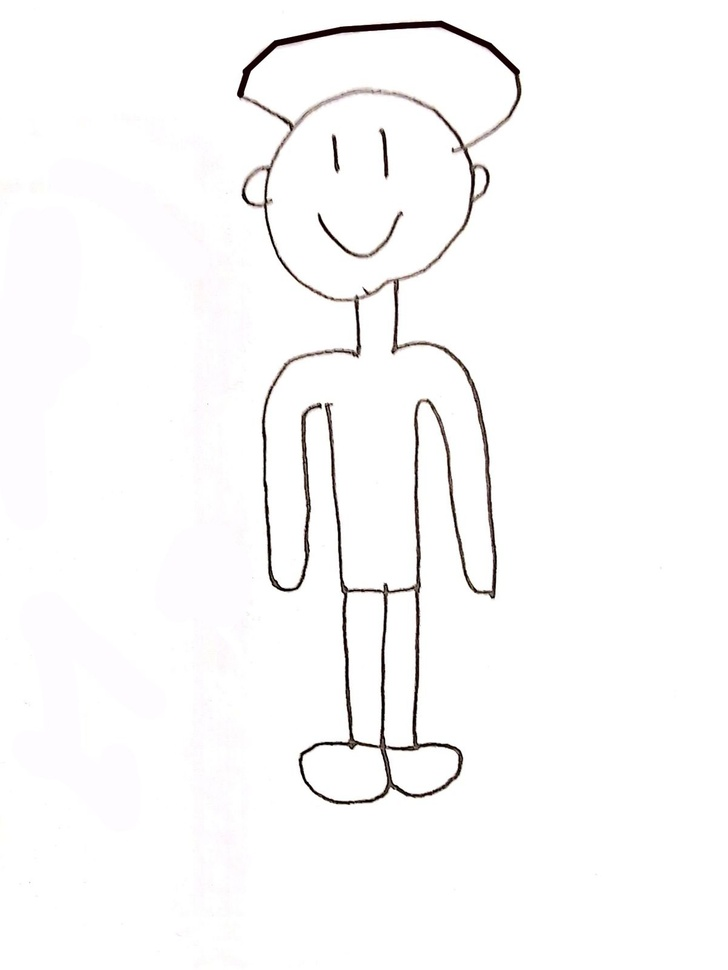
#> input picture drawings/man-front.jpg, 728 x 970 px, shrunk from 1201 x 1600 before the run
$ jupyter execute --allow-errors scale_test.ipynb   (older library calls are emulated)
#> lines starting #> are read from the running program, lines starting #| are printed output that depends on the picture; after the words box and inside, x2 and y2 are one past the last pixel; in counts of white or black regions, pixels touching at a corner belong together
[cell 1]
import cv2
import numpy as np
import sys
import matplotlib.pyplot as plt
import scipy.ndimage as ndimage
from scipy.interpolate import splprep, splev
from skimage import measure

man = cv2.imread("drawings/man-front.jpg")
#> man is the input picture: shape (970, 728, 3); mean B, G, R 250.1, 250, 250.5
plt.imshow(cv2.cvtColor(man, cv2.COLOR_BGR2RGB))

[cell 2]
# Convert the image to grayscale
gray_man = cv2.cvtColor(man, cv2.COLOR_BGR2GRAY)

# Apply binary thresholding
_, binary_man = cv2.threshold(gray_man, 127, 255, cv2.THRESH_BINARY)
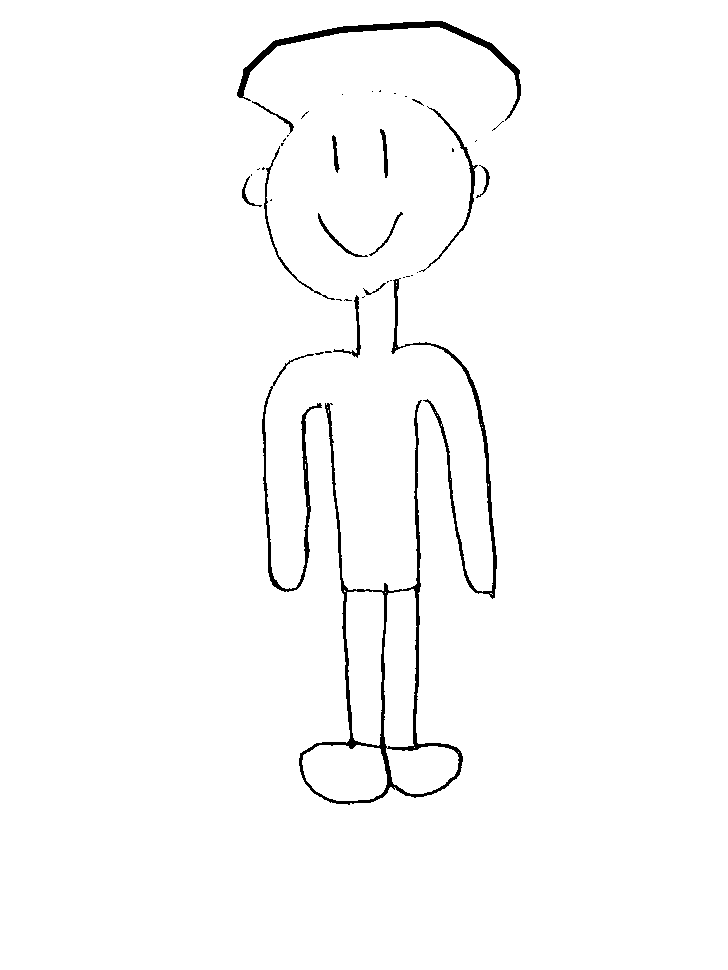
#> binary_man: shape (970, 728); 98.2% white; 43 black regions (27 under 20 px), largest, box (x1, y1, x2, y2) and area: (299, 400, 463, 805) 4285, (237, 21, 521, 121) 2248, (391, 278, 497, 599) 1980

# Apply Sobel operator to find edges
sobelx = cv2.Sobel(binary_man, cv2.CV_64F, 1, 0, ksize=5)
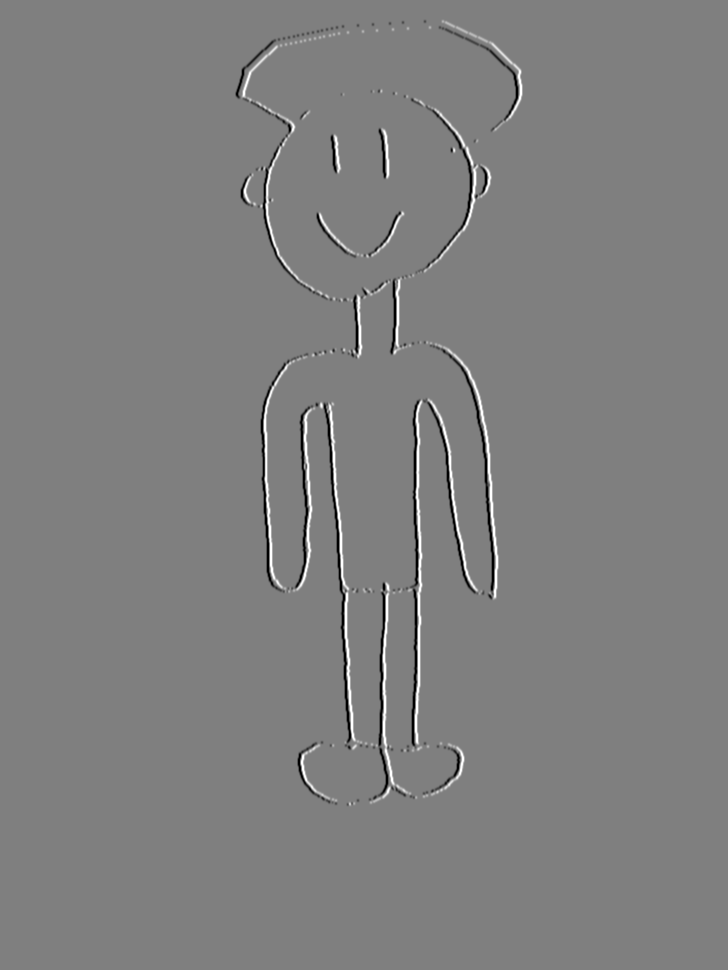
#> sobelx: shape (970, 728) float64; min -12240, max 12240, mean 0; drawn with min black and max white
sobely = cv2.Sobel(binary_man, cv2.CV_64F, 0, 1, ksize=5)
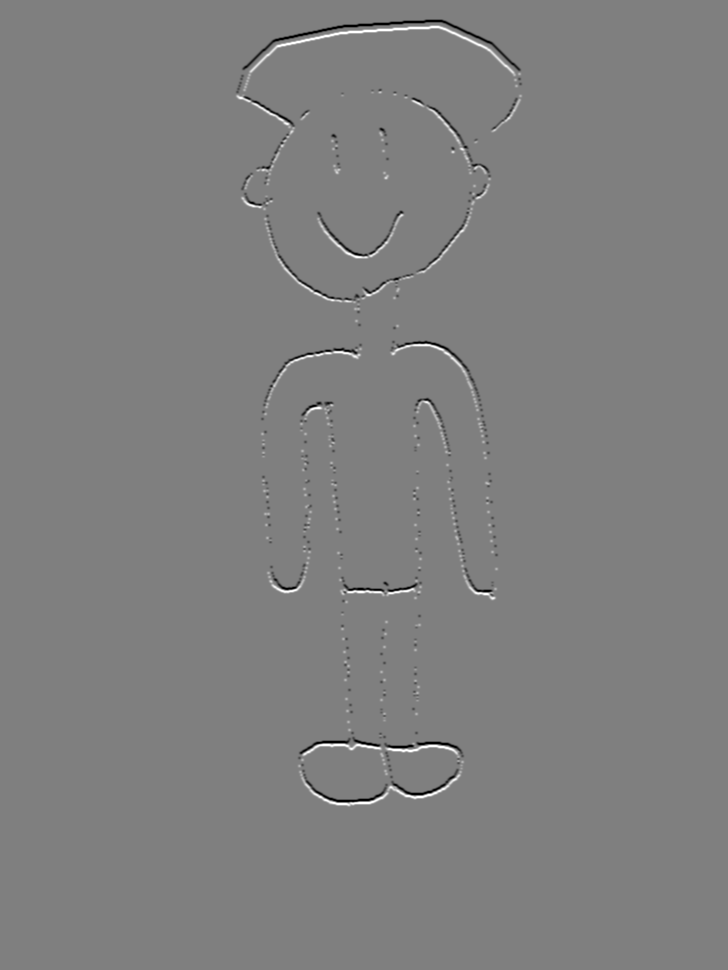
#> sobely: shape (970, 728) float64; min -12240, max 12240, mean 0; drawn with min black and max white
sobel_edges = np.sqrt(sobelx**2 + sobely**2)
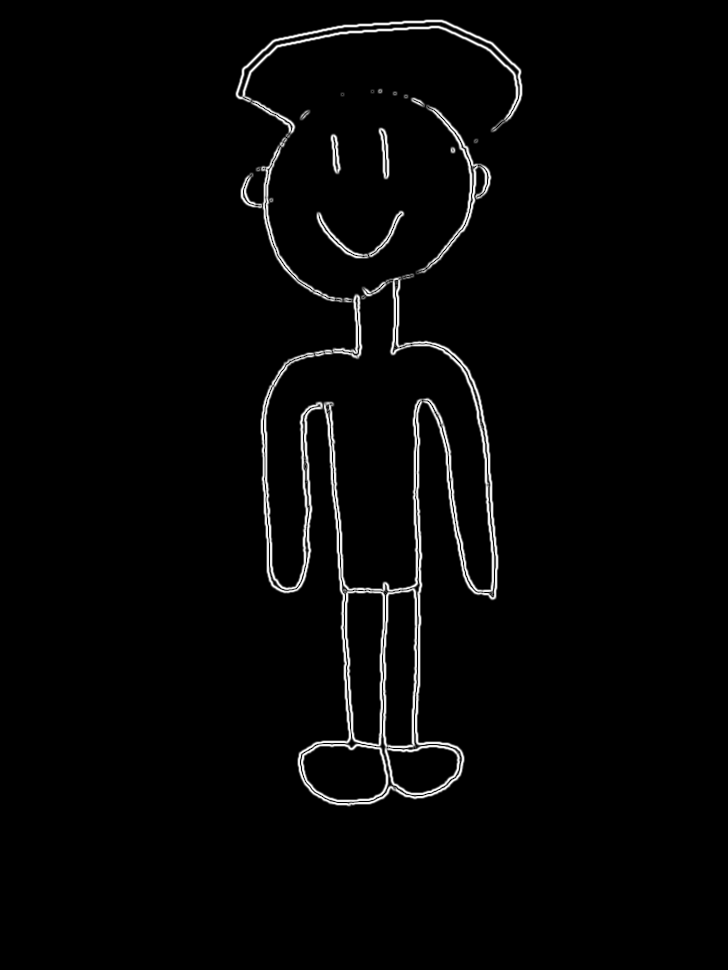
#> sobel_edges: shape (970, 728) float64; min 0, max 13072.3, mean 305; drawn with min black and max white

points = np.column_stack(np.where(sobel_edges > 0))
#> points = 29760 pairs, first value 19 to 806, second value 235 to 522


#> (the rest of this cell did not finish here and is left out)

$ run again, with drawings/man-right.jpg copied over drawings/man-front.jpg
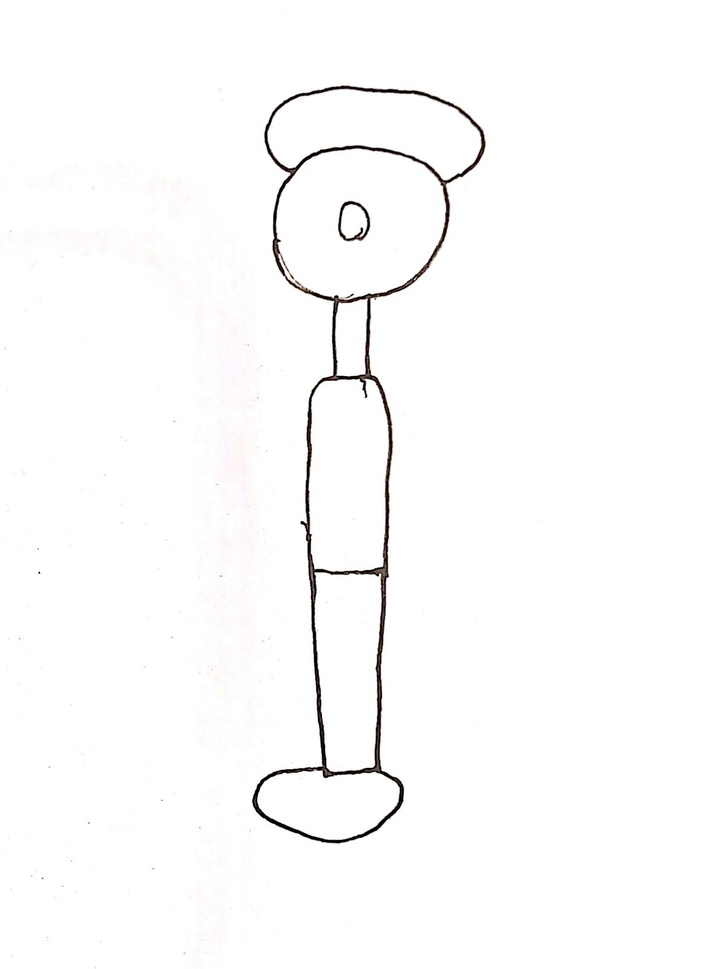
#> input picture drawings/man-right.jpg, 728 x 969 px, shrunk from 1203 x 1600 before the run
#> man is the input picture: shape (969, 728, 3); mean B, G, R 251.6, 251.6, 251.8
#> `_, binary_man = cv2.threshold(gray_man, 127, 255, cv2.THRESH_BINARY)`:
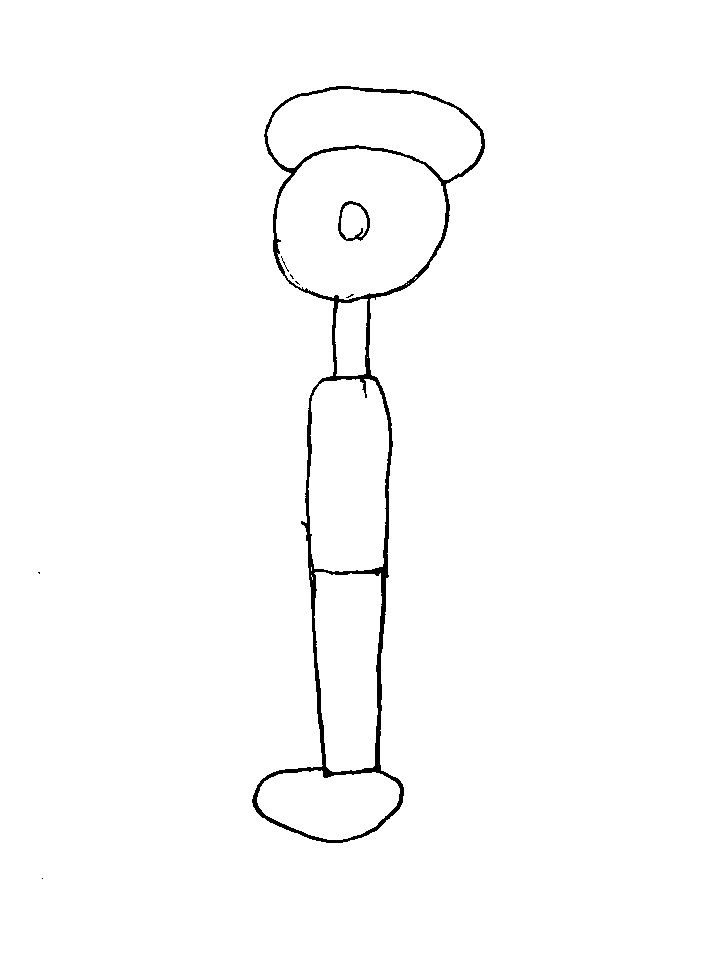
#> binary_man: shape (969, 728); 98.7% white; 8 black regions (6 under 20 px), largest, box (x1, y1, x2, y2) and area: (252, 86, 485, 843) 8588, (338, 201, 370, 241) 324
#> `sobel_edges = np.sqrt(sobelx**2 + sobely**2)`:
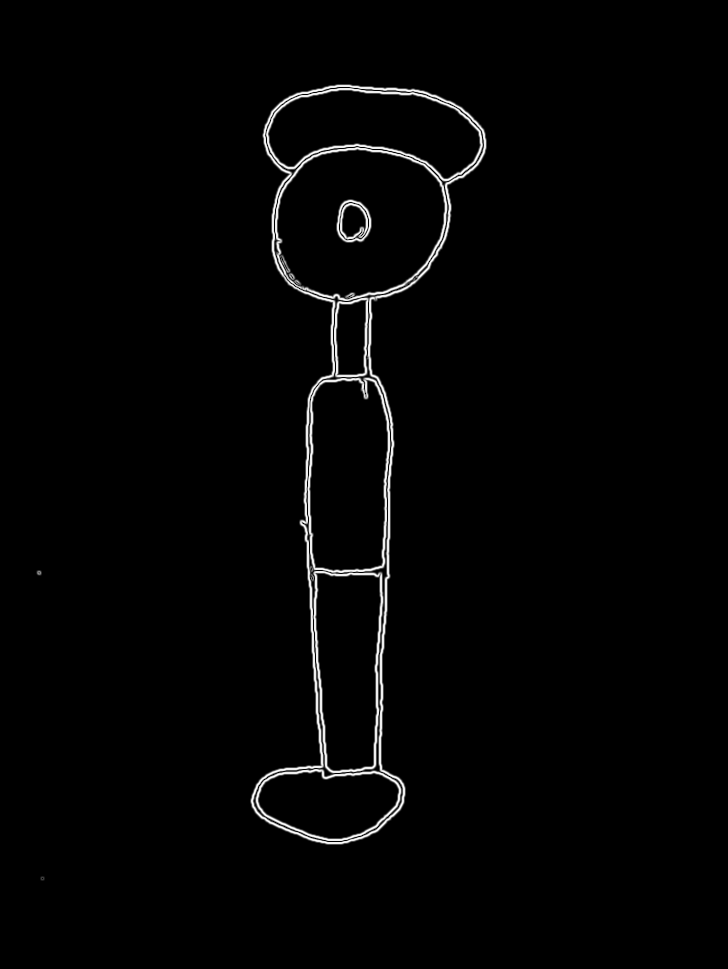
#> sobel_edges: shape (969, 728) float64; min 0, max 13072.3, mean 212.5; drawn with min black and max white
#> points = 20124 pairs, first value 84 to 880, second value 36 to 486

$ run again, with drawings/man.png saved as drawings/man-front.jpg
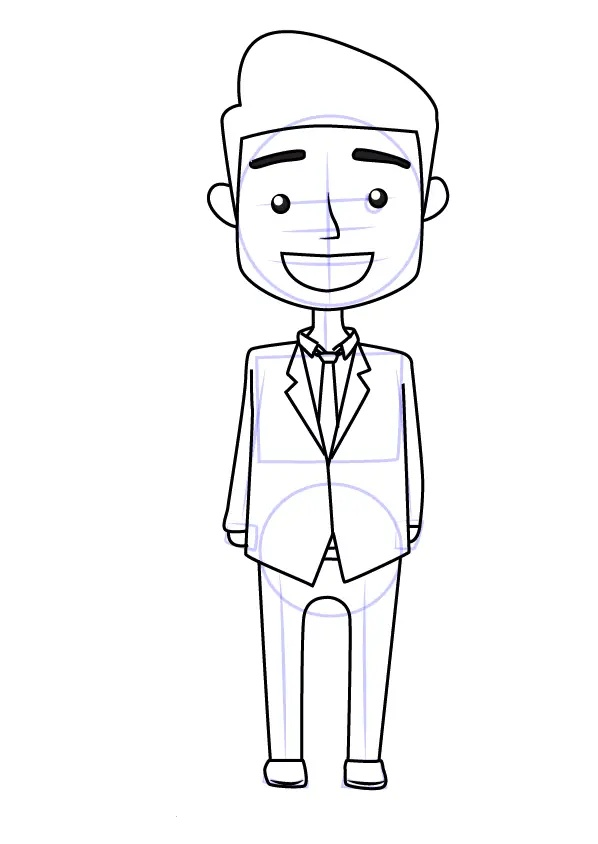
#> input picture drawings/man.png, 598 x 844 px
#> man is the input picture: shape (844, 598, 3); mean B, G, R 246.5, 246, 246
#> `_, binary_man = cv2.threshold(gray_man, 127, 255, cv2.THRESH_BINARY)`:
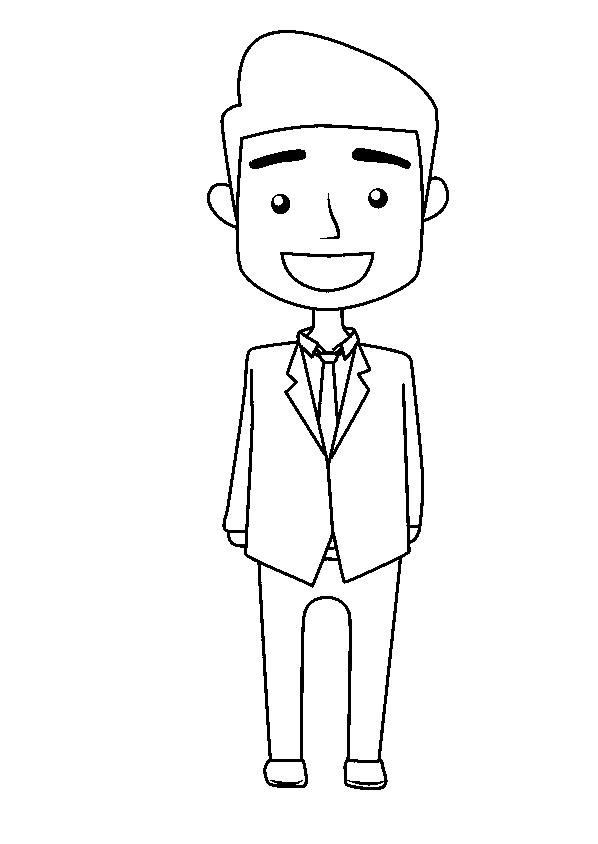
#> binary_man: shape (844, 598); 96.7% white; 7 black regions, largest, box (x1, y1, x2, y2) and area: (207, 30, 449, 790) 14136, (280, 252, 375, 293) 697, (352, 148, 411, 169) 627
#> `sobel_edges = np.sqrt(sobelx**2 + sobely**2)`:
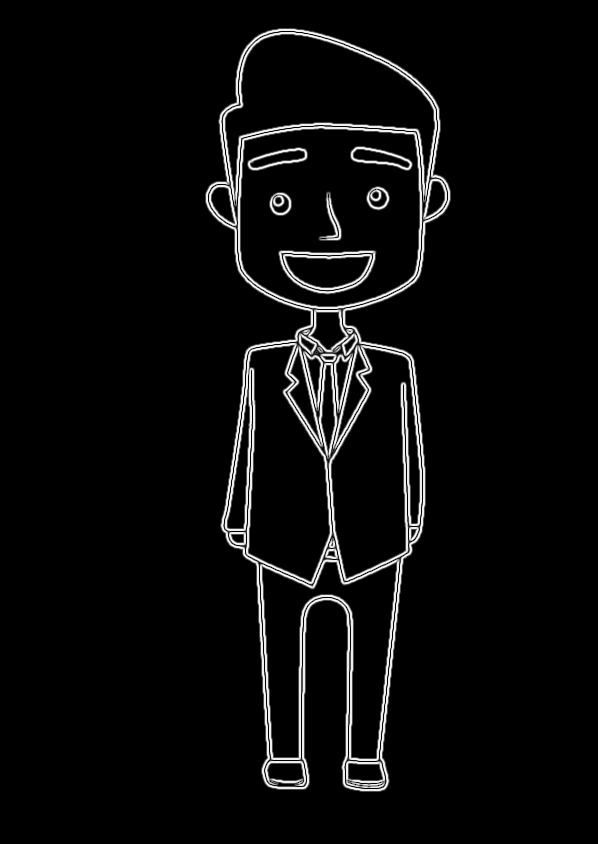
#> sobel_edges: shape (844, 598) float64; min 0, max 13072.3, mean 551.4; drawn with min black and max white
#> points = 35755 pairs, first value 28 to 791, second value 205 to 450
